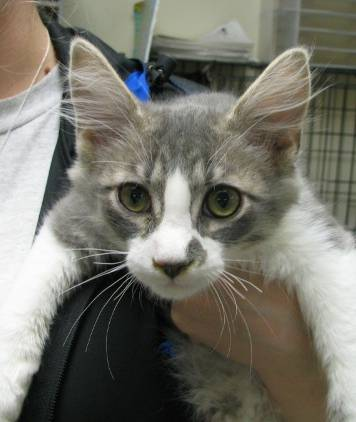
#> input picture SB_PRACTICE/CH7/datasets/animals/cats/cats_00009.jpg, 356 x 422 px; its folder holds only this picture in this run
$ python kNN.py
#> lines starting #> are read from the running program, lines starting #| are printed output that depends on the picture
### SB_PRACTICE/CH7/simpledatasetloader.py
import numpy as np
import cv2
import os


class SimpleDatasetLoader:
    def __init__(self,preprocessors=None):
        self.preprocessors=preprocessors
        if self.preprocessors is None :
            self.preprocessors=[]

    def load(self,imagePaths,verbose=-1):
#> called with verbose = 500
        data=[]
        labels=[]

        for (i,imagePath) in enumerate(imagePaths):
            image=cv2.imread(imagePath)
#> image is the input picture: shape (422, 356, 3); mean B, G, R 107.3, 117.2, 118.7
            label=imagePath.split(os.path.sep)[-2]
            if self.preprocessors is not None:
                for p in self.preprocessors:
                    image=p.preprocess(image)
#> this loop made 1 pass
#> pass 1, in load, `image=p.preprocess(image)`:
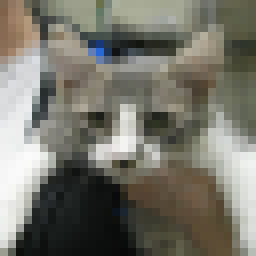
#> image: shape (32, 32, 3) (shown 8 times larger); mean B, G, R 107.3, 117.2, 118.6
            data.append(image)
            labels.append(label)

            if verbose >0and i>0 and (i+1)%verbose==0:
                print("[INFO] processed {}/{}".format(i+1,len(imagePaths)))
#> pass 2 of the loop in load, `for (i,imagePath) in enumerate(imagePaths):`:
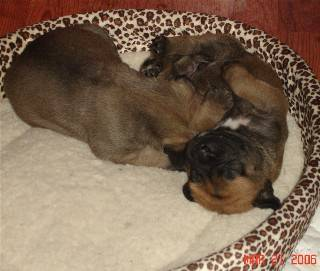
#> input picture SB_PRACTICE/CH7/datasets/animals/dogs/dogs_00003.jpg, 320 x 271 px
#> in load, image is the input picture: shape (271, 320, 3); mean B, G, R 84.6, 104.1, 126.3
#> the loop in load, `for p in self.preprocessors:` made 1 pass
#> pass 1, in load, `image=p.preprocess(image)`:
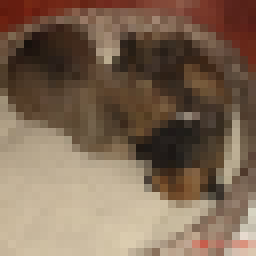
#> image: shape (32, 32, 3) (shown 8 times larger); mean B, G, R 84.6, 104.1, 126.3

        return (np.array(data),np.array(labels))

### SB_PRACTICE/CH7/simplepreprocessor.py
import cv2

class SimplePreprocessor:
    def __init__(self,width,height,inter=cv2.INTER_AREA):
        self.width=width
        self.height=height
        self.inter=inter

    def preprocess(self,image):
        return cv2.resize(image,(self.width,self.height),
                          interpolation=self.inter)

### SB_PRACTICE/CH7/kNN.py
# -*- coding: utf-8 -*-
"""
Created on Tue Dec 17 22:58:42 2019

@author: huyquang
"""

from sklearn.neighbors import KNeighborsClassifier
from sklearn.preprocessing import LabelEncoder
from sklearn.model_selection import train_test_split
from sklearn.metrics import classification_report
from simplepreprocessor import SimplePreprocessor
from simpledatasetloader import SimpleDatasetLoader
from imutils import paths


print("[INFO] loading images ...")
imagePaths=list(paths.list_images("datasets\\animals"))

sp=SimplePreprocessor(32,32)
sdl=SimpleDatasetLoader(preprocessors=[sp])

(data,labels)=sdl.load(imagePaths,verbose=500)
data=data.reshape((data.shape[0],3072))

print("[INFO] feature matrix: {:.1f}MB".format(data.nbytes/(1024*1024.0)))
#| [INFO] feature matrix: 0.0MB

le=LabelEncoder()
labels  =  le.fit_transform(labels)
#> labels = [0, 1]

(trainX,  testX,  trainY,  testY)  =  train_test_split(data,labels,test_size=0.25,random_state=42)
#> trainY = [0]; testY = [1]

print("[INFO]  evaluating  k-NN  classifier...")

model=  KNeighborsClassifier(n_neighbors=1,n_jobs=-1)
model.fit(trainX,trainY)
model.fit(trainX,  trainY)
print(classification_report(testY,  model.predict(testX),target_names=le.classes_))
#|               precision    recall  f1-score   support
#|         cats       0.00      0.00      0.00       0.0
#|         dogs       0.00      0.00      0.00       1.0
#|     accuracy                           0.00       1.0
#|    macro avg       0.00      0.00      0.00       1.0
#| weighted avg       0.00      0.00      0.00       1.0
